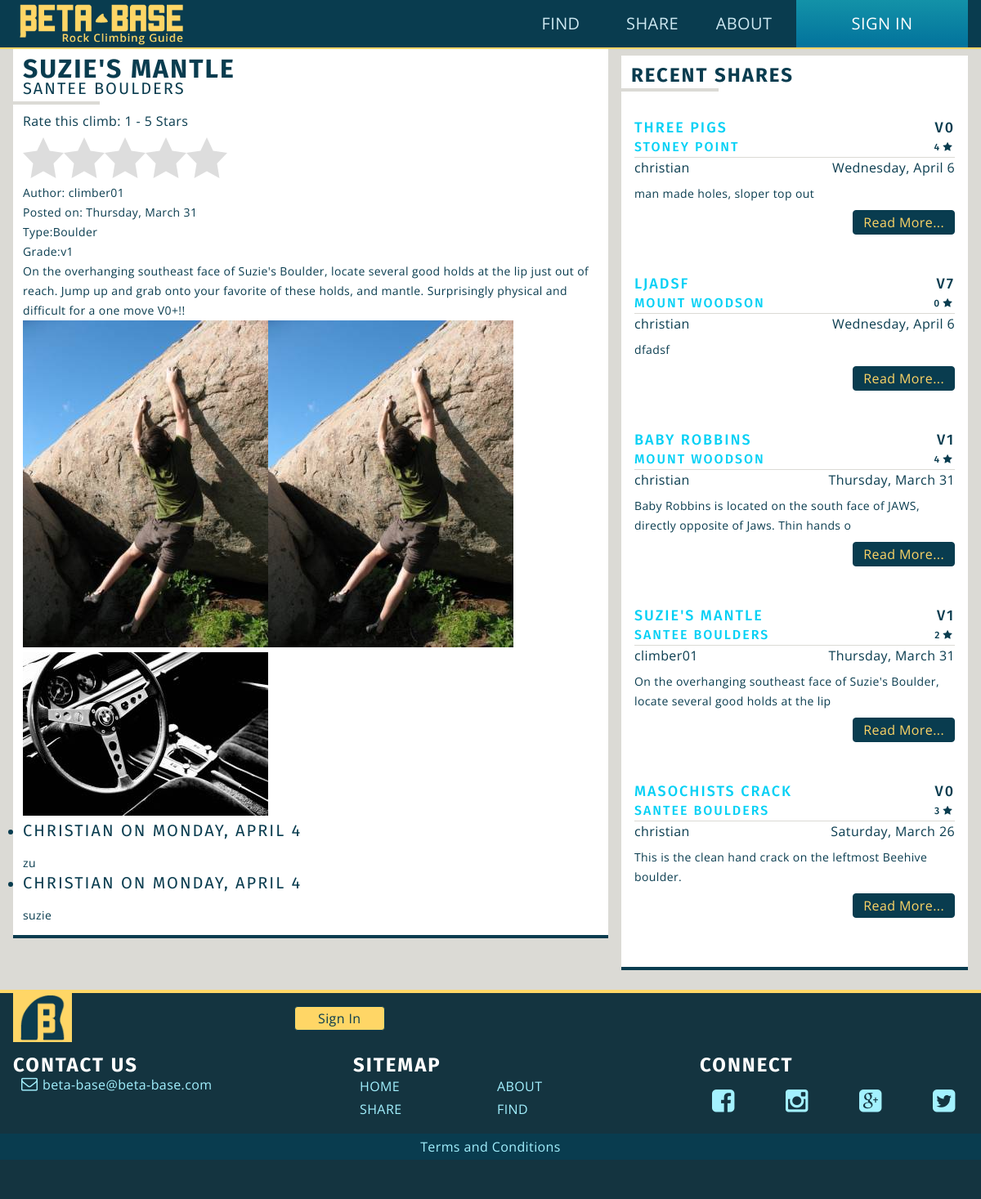
/single-climb.php?climb_id=5 (signed in), run on the app's committed database.
### tables this page shows
CREATE TABLE IF NOT EXISTS `climbs` (
  `climb_id` mediumint(9) NOT NULL,
  `name` varchar(50) NOT NULL,
  `description` text NOT NULL,
  `date` datetime NOT NULL,
  `user_id` mediumint(9) NOT NULL,
  `area_id` mediumint(9) NOT NULL,
  `type` varchar(20) NOT NULL,
  `v_grade` varchar(3) DEFAULT NULL,
  `y_grade` varchar(5) DEFAULT NULL,
  `is_approved` tinyint(1) NOT NULL
);

CREATE TABLE IF NOT EXISTS `areas` (
  `area_id` mediumint(9) NOT NULL,
  `title` varchar(50) NOT NULL,
  `description` text NOT NULL,
  `date` datetime NOT NULL,
  `longitude` float(10,6) NOT NULL,
  `latitude` float(10,6) NOT NULL,
  `zipcode` mediumint(9) NOT NULL,
  `user_id` mediumint(9) NOT NULL,
  `is_approved` tinyint(1) NOT NULL
);

CREATE TABLE IF NOT EXISTS `users` (
  `user_id` mediumint(9) NOT NULL,
  `username` varchar(50) NOT NULL,
  `password` varchar(40) NOT NULL,
  `email` varchar(254) NOT NULL,
  `user_pic` text,
  `is_admin` tinyint(1) NOT NULL,
  `bio` text,
  `date_joined` datetime NOT NULL,
  `secret_key` varchar(40) NOT NULL
);

CREATE TABLE IF NOT EXISTS `images` (
  `image_id` mediumint(9) NOT NULL,
  `image` text,
  `user_id` mediumint(9) NOT NULL,
  `area_id` mediumint(9) DEFAULT NULL,
  `climb_id` mediumint(9) DEFAULT NULL,
  `is_approved` tinyint(1) NOT NULL
);

CREATE TABLE IF NOT EXISTS `comments` (
  `comment_id` mediumint(9) NOT NULL,
  `body` text NOT NULL,
  `user_id` mediumint(9) NOT NULL,
  `date` datetime NOT NULL,
  `is_approved` tinyint(1) NOT NULL,
  `area_id` mediumint(9) NOT NULL,
  `climb_id` mediumint(9) NOT NULL
);

### aside.php (the view, shortened to what this page needs)
<?php
	require('db-config.php');
	include_once('functions.php');
?>
	<aside>
		<section class="module secondary">
			<h4 class="bar_underline">Recent Shares</h4>
<?php
$query = "SELECT climbs.name, climbs.climb_id, climbs.description, climbs.v_grade, climbs.y_grade, climbs.date, areas.area_id, areas.title, users.username
			 FROM climbs, areas, users
			 WHERE areas.is_approved = 1
			 AND climbs.is_approved = 1
			 AND climbs.area_id = areas.area_id
			 AND climbs.user_id = users.user_id
			 ORDER BY climbs.date DESC
			 LIMIT 5";
	$result = $db->query($query);
	if($result->num_rows >= 1){
 ?>
			<?php while($row = $result->fetch_assoc() ){
			$climb_id = $row['climb_id']; ?>
			<article class="cf">
				<h5><a href="single-climb.php?climb_id=<?php echo $climb_id; ?>"><?php echo $row['name']; ?></a><span><?php
						if($row['v_grade'] == NULL){
							echo $row['y_grade'];
						}else{
							echo $row['v_grade'];
						}
					?></span></h5>
				<h6><a href="single-area.php?area_id=<?php echo $row['area_id']; ?>"><?php echo $row['title']; ?></a>
				<span class="ratings"><?php
				$rating_query = "SELECT AVG(rating) AS average FROM ratings WHERE climb_id = $climb_id";
				$rating_result = $db->query($rating_query);
				$rating_row = $rating_result->fetch_assoc();
				echo round($rating_row['average']);
				 ?><span class="icon-star"></span></span></h6>
				<p><?php echo $row['username']; ?><span><?php echo nice_date($row['date']); ?></span></p>
				<p><?php echo substr($row['description'], 0, 90); ?></p>
				<a href="#" class="btn">Read More...</a>
			</article>
<?php
		}
	}
	else{
		echo 'No posts found';
	}
?>
</section>
	</aside>

### single-climb.php (shortened to what this page needs)
<?php
	include('userheader.php');
	$climb_id = $_GET['climb_id'];
	include('header.php');
?>
<div class="maincontainer">
	<main>
		<section class="module">
		<?php
			$query = "SELECT climbs.name, climbs.description, climbs.date, climbs.type, climbs.y_grade, climbs.v_grade, areas.title, users.username
					FROM users, areas, climbs
					WHERE climbs.is_approved = 1
					AND areas.is_approved = 1
					AND users.user_id = climbs.user_id
					AND areas.area_id = climbs.area_id
					AND climbs.climb_id = $climb_id
					ORDER BY climbs.date DESC
					LIMIT 1";
			$result = $db->query($query);
			if($result->num_rows >= 1){
			while($row = $result->fetch_assoc() ){
			?>
				<h2><?php echo $row['name']; ?></h2>
				<h3 class="bar_underline"><?php echo $row['title']; ?></h3>
				<form action="#" method="post">
					<label>Rate this climb: 1 - 5 Stars</label>
						<span class="star-rating">
						</span>
				</form>
				<div>
					<p>Author: <?php echo $row['username']; ?></p>
					<p>Posted on: <?php echo nice_date($row['date']);?></p>
					<p>Type:<?php echo $row['type']; ?></p>
					<p>Grade:<?php
						if($row['v_grade'] == NULL){
							echo $row['y_grade'];
						}else{
							echo $row['v_grade'];
						}
					?></p>
					<p><?php echo $row['description']; ?></p>
				</div>
			<?php
				}
				show_pic_climb($climb_id, 'medium');
				$query = "SELECT  comments.body, users.username, comments.date
							 FROM comments, users
							 WHERE comments.climb_id = $climb_id
							 AND users.user_id = comments.user_id
							 AND comments.is_approved = 1
							 ORDER BY date DESC";
			 	$result = $db->query($query);
			 	if( $result->num_rows >= 1){
			?>
			<ul>
				<?php while( $row = $result->fetch_assoc() ){ ?>
				<li>
					<h3><?php echo $row['username']; ?>
					on <?php echo nice_date($row['date']); ?></h3>
					<p><?php echo $row['body'] ?></p>
				</li>
				<?php }
				$result->free() ?>
			</ul>
			<?php
				}
				else{
					echo '<h4>No comments found</h4>';
				}
			}
			else{
				echo 'No climbs found';
			}
			?>
		</section>
	</main>
	<?php include('aside.php'); ?>
</div>
<?php include('footer.php'); ?>

### functions.php (shortened to what this page needs)
<?php
function nice_date( $datetime ){
	$date = new DateTime( $datetime );
	return $date->format('l,  F j');
}
function show_pic_climb( $climb_id, $size = 'thumb'){
	global $db;
	$query = "SELECT image
				 FROM images
				 WHERE climb_id = $climb_id";
	$result = $db->query($query);
	if($result->num_rows >= 1){
		while($row = $result->fetch_assoc() ){
			echo '<img class="thumb" src="' . ROOT_URL . '/uploads/'. $row['image'] . '_' . $size . '.jpg" alt="image">';
		}
	}else{
		echo 'there are no images';
	}
}

### css/main.css (style rules this page uses)
html { font-family: verdana, sans-serif; font-size: 16px; background-color: #dbdad5; }
body { font-size: 100%; line-height: 1.5rem; position: relative; overflow-x: hidden; font-family: 'Open Sans', sans-serif; font-weight: 400; letter-spacing: .025rem; color:#093c4f; }
.btn, form input[type=submit] { text-decoration: none; border:solid 1px #093c4f; border-radius: .25rem; background-color: #093c4f; color: #ffd666; padding:.125rem .75rem; display: inline-block; margin:1rem 0; }
a { color:#02d0f5; transition: all .25s linear; -webkit-transition: all .25s linear; -moz-transition: all .25s linear; -o-transition: all .25s linear; }
h2, h3, h4, h5, h6 { font-family: 'Fira Sans', sans-serif; font-weight: 700; font-size: 1.5rem; letter-spacing: .125rem; text-transform: uppercase; }
h2, h3, h4 { margin-bottom: 1rem; }
p { font-size: 0.875rem; }
div.maincontainer { max-width: 90rem; margin:0 auto; }
main { padding: 0 .25rem; }
.module { background-color: #ffffff; margin-bottom: 1rem; padding: .75rem; border-bottom: solid 4px #093c4f; }
.module h2 { font-size: 2rem; margin:0; }
.module h3 { position: relative; font-size: 1.25rem; font-weight: 400; }
.module h3:before { width: 15%; }
.module.secondary h4 { position: relative; display: inline-block; }
.bar_underline:before { content: ""; position: absolute; bottom: -0.5rem; left: -0.75rem; width: 60%; height: 4px; border-bottom: #DBDAD5 solid 4px; }
.module.secondary article { margin: 1.5rem 0; padding:0 .25rem; position: relative; }
.module.secondary article h5, .module.secondary article h6 { font-size: 1.125rem; font-weight: 500; }
.module.secondary article h6 { font-size: 1rem; }
.module.secondary article h5 span, .module.secondary article h6 span { float: right; }
.module.secondary article span.ratings { font-size: .75rem; }
.module.secondary article p:first-of-type { border-top:1px solid #DBDAD5; margin-bottom: .5rem; font-size: 1rem; }
.module.secondary article p:first-of-type span { float: right; }
.module.secondary article a.btn { float: right; margin: .5rem 0 1.5rem; }
form label, form legend { display: block; margin: 1rem 0 .5rem; }
.star-rating { font-size: 0; white-space: nowrap; display: inline-block; width: 250px; height: 50px; overflow: hidden; position: relative; background-size: contain; }
@media (min-width: 769px) { main { float: left; width: 62%; padding: 0 0 0 1rem; } }
@media (min-width: 769px) { aside { width: 38%; float: right; padding: .5rem 1rem; } }

### data on the page
climbs: name "SUZIE'S MANTLE", area.title "SANTEE BOULDERS", user.username "climber01", date "Thursday, March 31", type "Boulder", v_grade "v1", description "On the overhanging southeast face of Suzie's Boulder, locate several good holds at the lip just out of reach. Jump up and grab onto your favorite of these holds, and mantle. Surprisingly physical and difficult for a one move V0+!!", v_grade "V1", average "2", description "On the overhanging southeast face of Suzie's Boulder, locate several good holds at the lip"
images: image (picture)
images: image (picture)
images: image (picture)
comments: user.username "CHRISTIAN", date "MONDAY, APRIL 4", body "zu"
comments: user.username "CHRISTIAN", date "MONDAY, APRIL 4", body "suzie"
climbs: name "THREE PIGS", v_grade "V0", area.title "STONEY POINT", average "4", user.username "christian", date "Wednesday, April 6", description "man made holes, sloper top out"
climbs: name "LJADSF", v_grade "V7", area.title "MOUNT WOODSON", average "0", user.username "christian", date "Wednesday, April 6", description "dfadsf"
climbs: name "BABY ROBBINS", v_grade "V1", area.title "MOUNT WOODSON", average "4", user.username "christian", date "Thursday, March 31", description "Baby Robbins is located on the south face of JAWS, directly opposite of Jaws. Thin hands o"
climbs: name "MASOCHISTS CRACK", v_grade "V0", area.title "SANTEE BOULDERS", average "3", user.username "christian", date "Saturday, March 26", description "This is the clean hand crack on the leftmost Beehive boulder."
